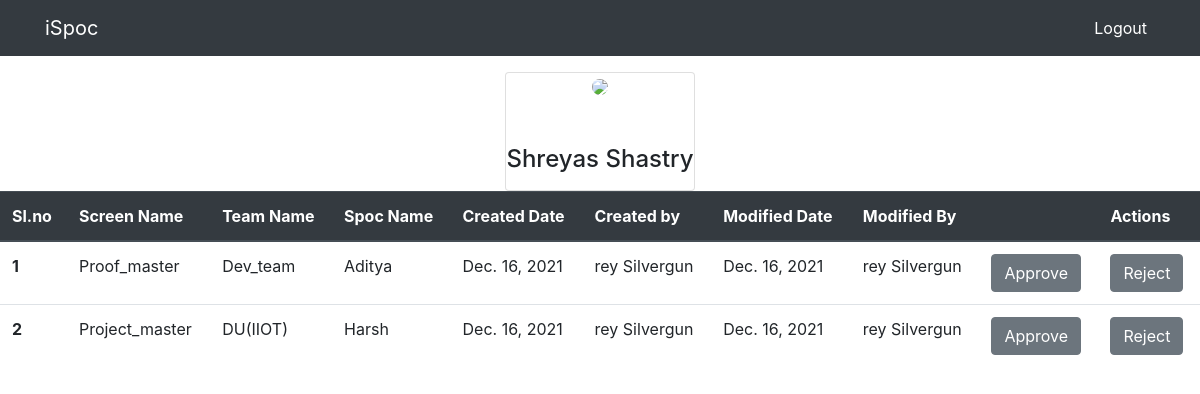
The page /view/ (signed in) on the database as committed earlier.
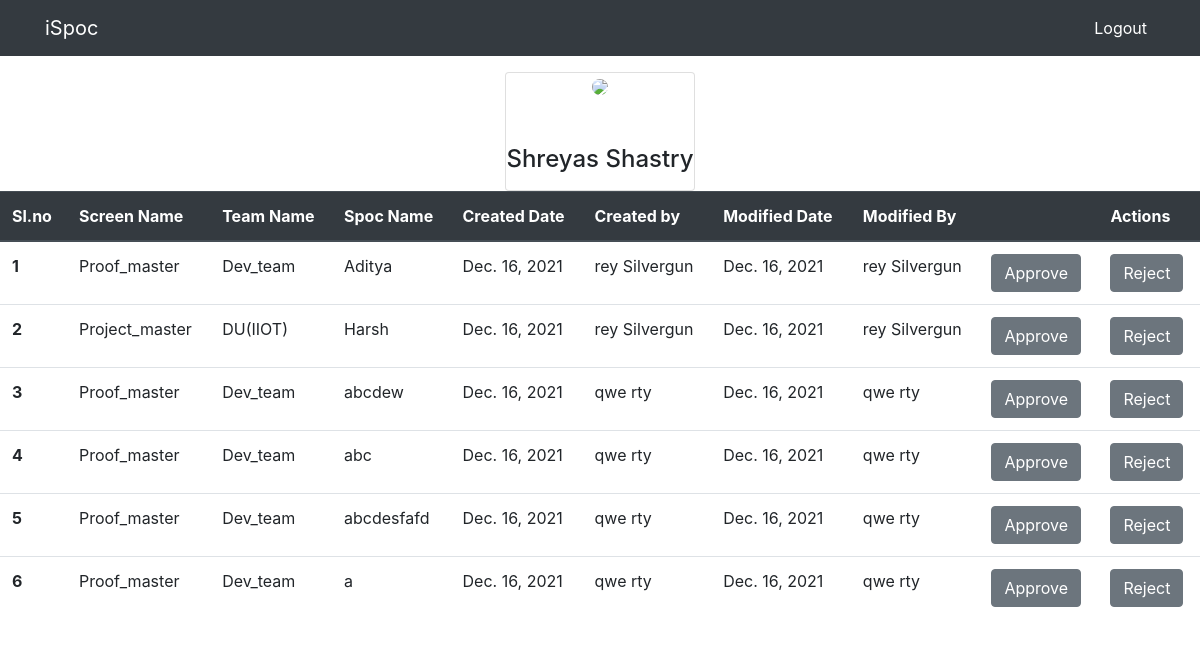
The same page on the database as committed later.
### spoc/models.py (models this page shows)
class Spoc(models.Model):
    id = models.AutoField(primary_key=True)
    screen_name =  models.CharField(max_length=50,choices=screen_name_choices,null=True)
    team_name =  models.CharField(max_length=50,choices=team_name_choices,null=True)
    spoc_name =  models.CharField(max_length=50,null=True)
    created_date = models.DateField(auto_now_add=True)
    created_by = models.CharField(max_length=50,null=True)
    modified_date = models.DateField(auto_now_add=True)
    modified_by = models.CharField(max_length=50,null=True)
    is_delete = models.BooleanField(default=False)
    is_approve = models.BooleanField(default=False)

### spoc/views.py (the view)
# urls.py: path('view/', views.view, name='spoc-view'),
def view(request):
    luser = User.objects.get(username=request.user)
    context = {
        'profile' : luser.get_full_name(),
        'entries' : Spoc.objects.filter(is_approve=False)
    }
    if(luser.is_staff):
        return render(request, 'spoc/admin_view.html',context)
    else:
        return render(request, 'spoc/view.html',context)

### templates/spoc/admin_view.html (shortened to what this page needs)
{%extends 'partials/base.html'%}
{%block content%}
<p>
<p>
<div class="container d-flex justify-content-center align-items-center">
    <div class="card">
        <div class="user text-center">
            <div class="profile"> <img src="https://t4.ftcdn.net/jpg/02/15/84/43/240_F_215844325_ttX9YiIIyeaR7Ne6EaLLjMAmy4GvPC69.jpg" class="rounded-circle" width="80"> </div>
        </div>
        <div class="mt-5 text-center">
            <h4 class="mb-0">{{profile}}</h4> <span class="text-muted d-block mb-2"><p></span>
        </div>
    </div>
</div>
<table class="table">
    <thead class="thead-dark">
      <tr>
        <th scope="col">Sl.no</th>
        <th scope="col">Screen Name</th>
        <th scope="col">Team Name</th>
        <th scope="col">Spoc Name</th>
        <th scope="col">Created Date</th>
        <th scope="col">Created by</th>
        <th scope="col">Modified Date</th>
        <th scope="col">Modified By</th>
        <th scope="col"></th>
        <th scope="col">Actions</th>
      </tr>
    </thead>
    <tbody>
      {% for entry in entries %}
        <tr>
          <th scope="row">{{forloop.counter}}</th>
          <td>{{entry.screen_name}}</td>
          <td>{{entry.team_name}}</td>
          <td>{{entry.spoc_name}}</td>
          <td>{{entry.created_date}}</td>
          <td>{{entry.created_by}}</td>
          <td>{{entry.modified_date}}</td>
          <td>{{entry.modified_by}}</td>
          <td><button type="submit" class="btn btn-secondary text-right" onclick="location.href='{% url 'confirm' entry.id %}'">Approve</button></td>
          <td><button type="submit" class="btn btn-secondary text-right" onclick="location.href='{% url 'reject' entry.id %}'">Reject</button></td>
        </tr>
      {% endfor %}
    </tbody>
  </table>
{%endblock%}

### templates/partials/base.html (shortened to what this page needs)
<!doctype html>
<html lang="en">
  <head>
    <link rel="stylesheet" href="https://cdn.jsdelivr.net/npm/bootstrap@4.6.1/dist/css/bootstrap.min.css">
  </head>
  <body>
    {% include 'partials/nav.html' %}
    {%block content %}{%endblock%}
  </body>
</html>

### templates/partials/nav.html (shortened to what this page needs)
<nav class="navbar navbar-expand-lg navbar-info bg-dark">
        <div class="container">
            <a class="navbar-brand text-white" href="{%url 'spoc-view'%}">iSpoc</a>
            <div class="collapse navbar-collapse" id="navbarSupportedContent">
                <ul class="navbar-nav ml-auto">
                    <li class="nav-item active">
                        <a class="nav-link text-white" href="{%url 'spoc-logout'%}">Logout</a>
                    </li>
                </ul>
            </div>
        </div>
    </nav>

Rows that differ between the two databases and show on the page:
added Spoc: screen_name "Proof_master", team_name "Dev_team", spoc_name "abcdew", created_date "Dec. 16, 2021", created_by "qwe rty", modified_date "Dec. 16, 2021", modified_by "qwe rty"
added Spoc: screen_name "Proof_master", team_name "Dev_team", spoc_name "abc", created_date "Dec. 16, 2021", created_by "qwe rty", modified_date "Dec. 16, 2021", modified_by "qwe rty"
added Spoc: screen_name "Proof_master", team_name "Dev_team", spoc_name "abcdesfafd", created_date "Dec. 16, 2021", created_by "qwe rty", modified_date "Dec. 16, 2021", modified_by "qwe rty"
added Spoc: screen_name "Proof_master", team_name "Dev_team", spoc_name "a", created_date "Dec. 16, 2021", created_by "qwe rty", modified_date "Dec. 16, 2021", modified_by "qwe rty"
